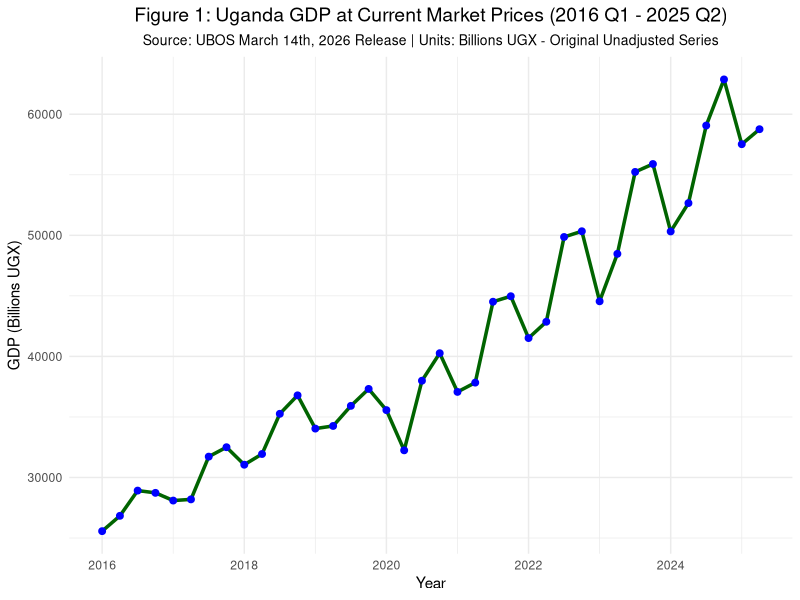
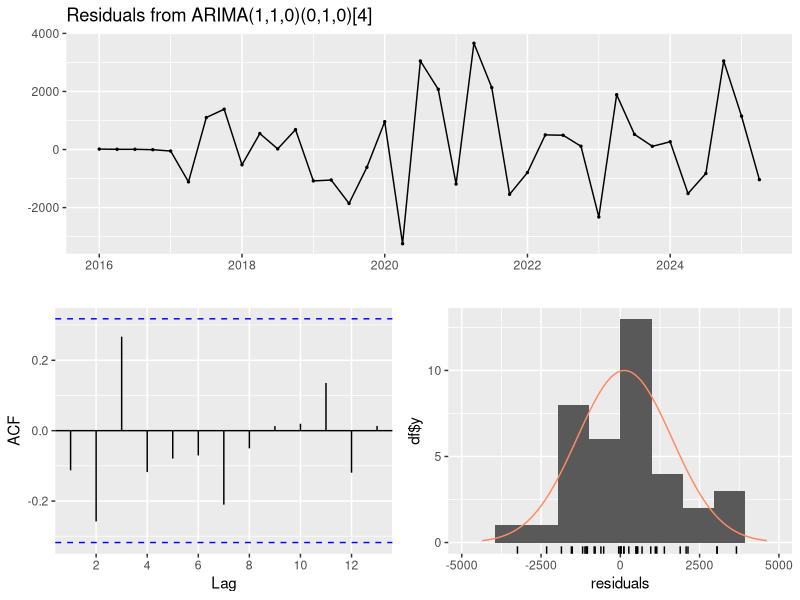
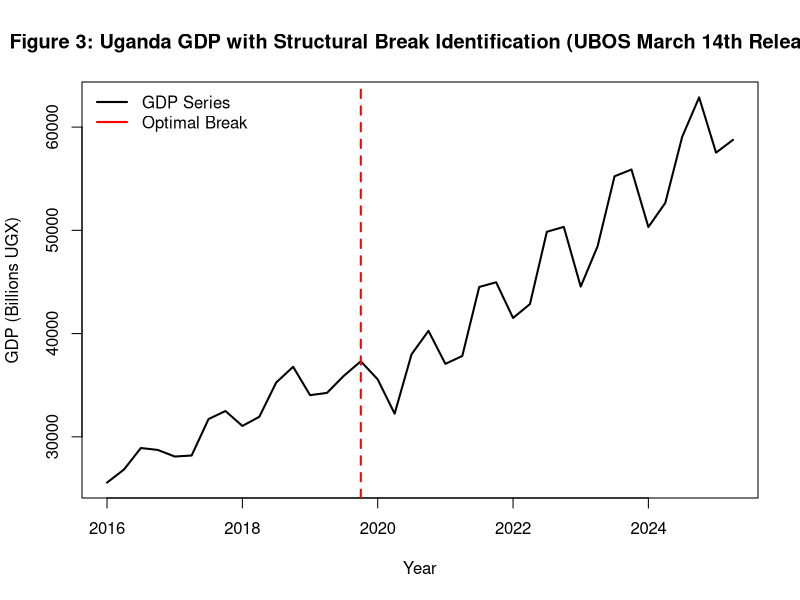
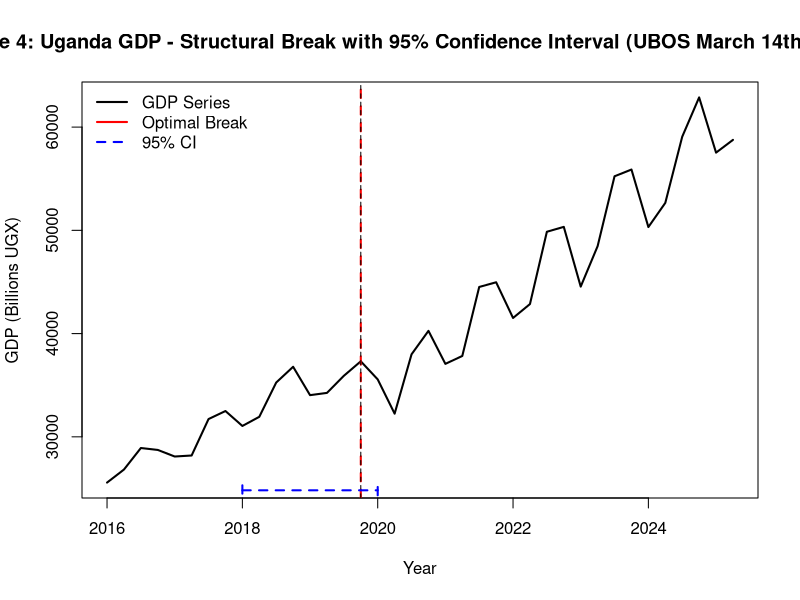
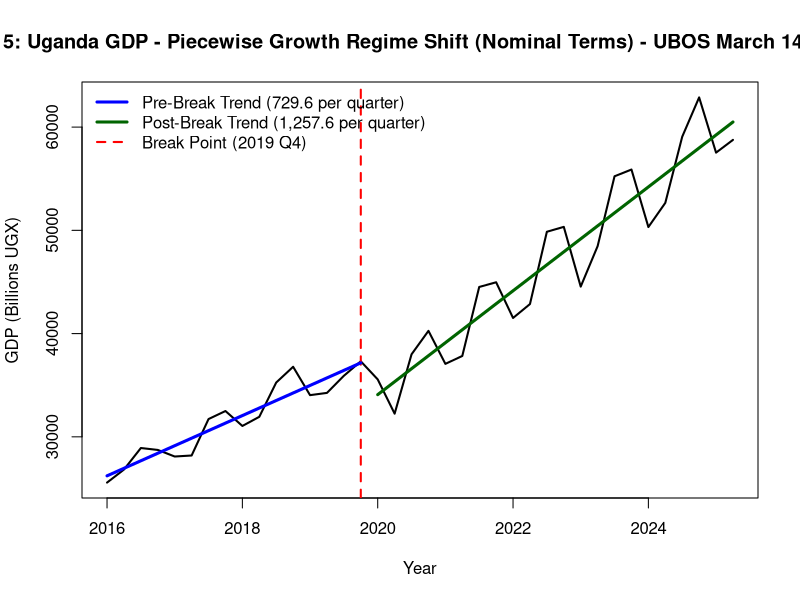
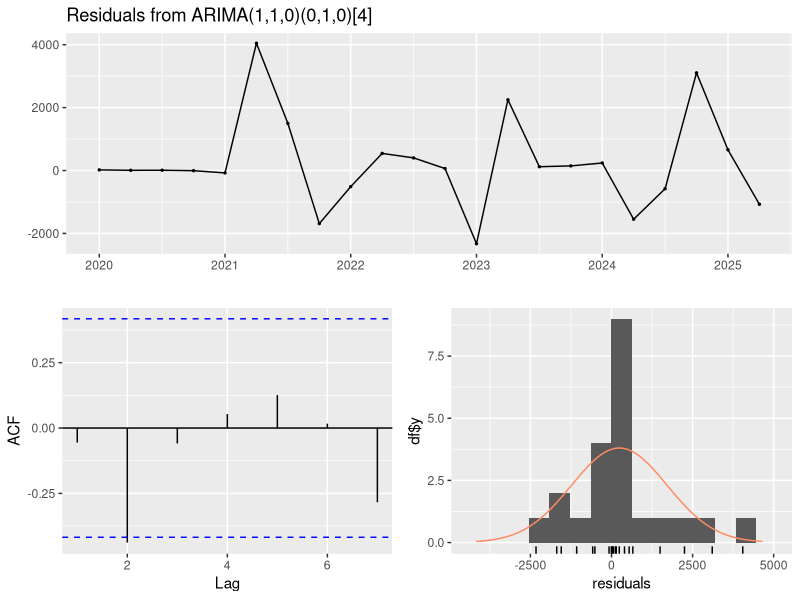
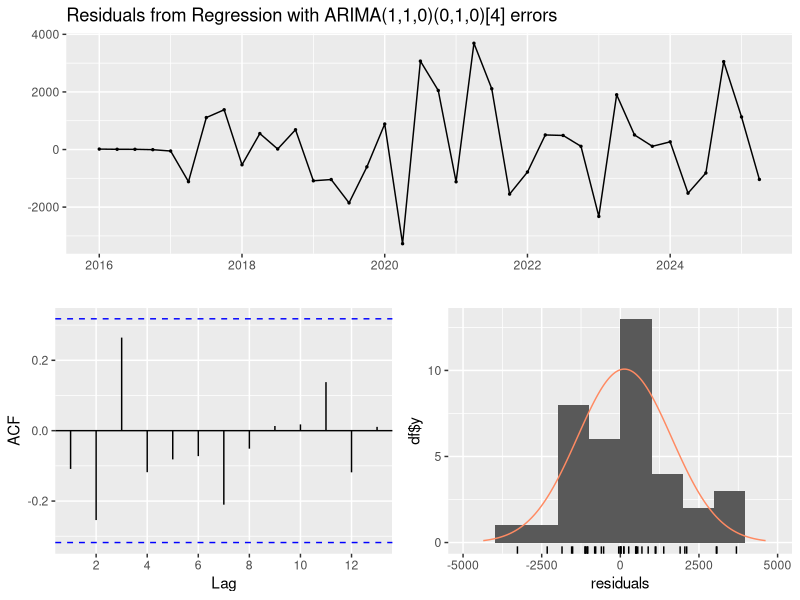
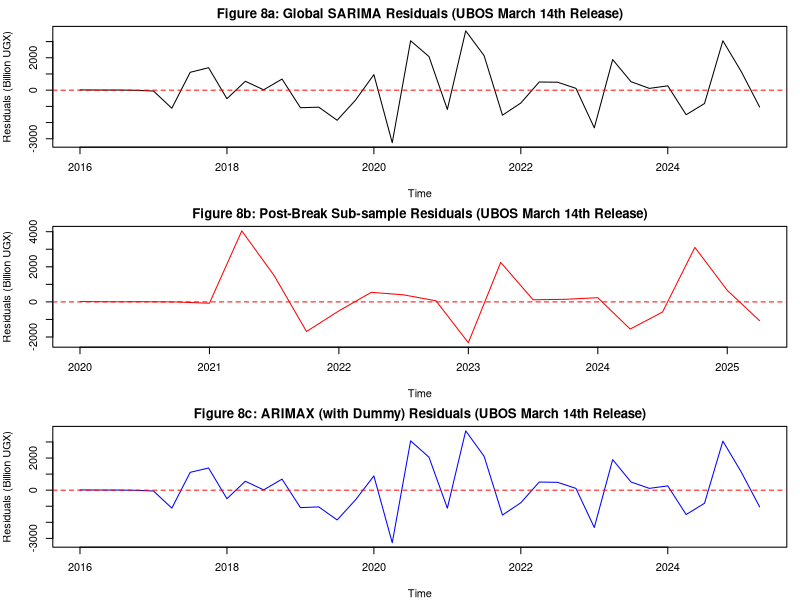

Reproduce these figures in R, in order.
## ---- chunk 1
knitr::opts_chunk$set(echo = TRUE, warning = FALSE, message = FALSE, fig.align = "center", fig.width = 10, fig.height = 6)
## ---- chunk 2
# Load necessary libraries
if (!require("tseries")) install.packages("tseries")
if (!require("ggplot2")) install.packages("ggplot2")
if (!require("forecast")) install.packages("forecast")
if (!require("lmtest")) install.packages("lmtest") 
if (!require("strucchange")) install.packages("strucchange")
if (!require("knitr")) install.packages("knitr")
if (!require("kableExtra")) install.packages("kableExtra")
if (!require("gridExtra")) install.packages("gridExtra")

library(tseries)
library(ggplot2)
library(forecast)
library(lmtest)
library(strucchange)
library(knitr)
library(kableExtra)
library(gridExtra)

# Load and Prepare the Dataset
data <- read.csv("GDP_2016_Q1_to_2025_Q2.csv")
data$Quarter_Num <- as.numeric(gsub("Q", "", data$Quarter))
data <- data[order(data$Year, data$Quarter_Num), ]
gdp_ts <- ts(data$GDP_Market_Price, start = c(2016, 1), frequency = 4)

cat("=== DATA LOADING SUMMARY ===\n")
cat(sprintf("Source: UBOS March 14th, 2026 Quarterly GDP Update\n"))
cat(sprintf("Total observations: %d quarters\n", nrow(data)))
cat(sprintf("Time period: %d Q1 to %d Q2\n", min(data$Year), max(data$Year)))
cat(sprintf("GDP range: %.1f to %.1f billion UGX\n", 
    min(data$GDP_Market_Price), max(data$GDP_Market_Price)))
cat(sprintf("Mean GDP: %.1f billion UGX\n", mean(data$GDP_Market_Price)))
cat(sprintf("Standard deviation: %.1f billion UGX\n", sd(data$GDP_Market_Price)))
## ---- chunk 3
cat("\n=== UBOS OFFICIAL GUIDANCE ON DATA USAGE ===\n")
cat("Source: UBOS March 14th, 2026 Release - Constant Prices Dataset 'Use of Data' worksheet\n\n")

ubos_guidance <- data.frame(
  Use_Case = c("Policy Formulations", 
               "To determine what actually happened",
               "Short-term and medium-term forecasting",
               "Macro-economic model building",
               "Business cycle analysis",
               "Long-term forecasting"),
  Recommended_Data = c("Original unadjusted series",
                       "Original unadjusted series",
                       "Original unadjusted series",
                       "Unadjusted, adjusted, or trend-cycle depending on purpose",
                       "Trend-cycle and irregular component",
                       "Trend-cycle component"),
  Your_Application = c("✓ Primary objective",
                       "✓ Structural break detection",
                       "✓ 8-quarter forecast",
                       "N/A (univariate)",
                       "Secondary",
                       "Not applicable")
)

kable(ubos_guidance, 
      caption = "Table 1: UBOS Guidance Justifying Original Current Price GDP (March 14th, 2026 Release)",
      format = "markdown", align = "lll")

cat("\n**Key UBOS Notes from the March 14th, 2026 Release:**\n")
cat("- **Note a:** Original estimates benchmarked to 2024/25 Annual GDP estimates (October release 2025) using Denton method\n")
cat("- **Note b:** No revisions in series because benchmarks and input data not revised over the period\n")
cat("- **Note f:** *'Original (Unadjusted) data are useful in their own right. They show the actual economic events that have occurred and therefore Seasonally adjusted data should not replace the unadjusted data.'*\n")
cat("- **Note h:** *'In terms of interpretation, original series consider year on year similar quarter changes due to seasonal effects while adjusted series consider quarter to quarter changes.'*\n")

cat("\n**Conclusion:** Your use of original current price GDP from the March 14th UBOS release follows the bureau's own recommendations for policy-oriented short-term forecasting.\n")
## ---- chunk 4
raw_data_table <- data.frame(
  Year = data$Year,
  Quarter = data$Quarter,
  GDP_Billions_UGX = round(data$GDP_Market_Price, 1)
)

kable(raw_data_table, 
      caption = "Table 2: Uganda GDP at Current Market Prices (Billions UGX, 2016 Q1 - 2025 Q2) - Source: UBOS March 14th, 2026 Release",
      format = "markdown",
      align = "ccc",
      col.names = c("Year", "Quarter", "GDP (Billions UGX)"))
## ---- chunk 5
cat("\n=== DESCRIPTIVE STATISTICS ===\n")
cat(sprintf("Data Source: UBOS March 14th, 2026 Quarterly GDP Update\n"))
cat("Units: Billions of Ugandan Shillings (UGX)\n")
cat("Price Basis: Current Market Prices (Nominal)\n")
cat("Data Type: Original (Unadjusted) per UBOS classification\n")
cat("Frequency: Quarterly\n\n")

stats_table <- data.frame(
  Statistic = c("Minimum GDP", "Maximum GDP", "Mean GDP", "Median GDP",
                "Standard Deviation", "Coefficient of Variation", 
                "Range", "Total Growth (Full Period)", 
                "Average Quarterly Growth (Nominal)"),
  Value = c(
    paste0(round(min(gdp_ts), 1), " billion UGX"),
    paste0(round(max(gdp_ts), 1), " billion UGX"),
    paste0(round(mean(gdp_ts), 1), " billion UGX"),
    paste0(round(median(gdp_ts), 1), " billion UGX"),
    paste0(round(sd(gdp_ts), 1), " billion UGX"),
    paste0(round(sd(gdp_ts)/mean(gdp_ts) * 100, 1), "%"),
    paste0(round(max(gdp_ts) - min(gdp_ts), 1), " billion UGX"),
    paste0(round((max(gdp_ts) - min(gdp_ts)) / min(gdp_ts) * 100, 1), "%"),
    paste0(round(mean(diff(gdp_ts)), 1), " billion UGX")
  )
)

kable(stats_table, caption = "Table 3: Descriptive Statistics - Uganda Nominal GDP (UBOS March 14th, 2026 Release)",
      format = "markdown", align = "lc")

# Time series plot with units clearly labeled
autoplot(gdp_ts) +
  geom_line(color = "darkgreen", size = 1.2) +
  geom_point(color = "blue", size = 2) +
  labs(title = "Figure 1: Uganda GDP at Current Market Prices (2016 Q1 - 2025 Q2)",
       subtitle = "Source: UBOS March 14th, 2026 Release | Units: Billions UGX - Original Unadjusted Series",
       x = "Year", 
       y = "GDP (Billions UGX)") +
  theme_minimal() +
  theme(plot.title = element_text(hjust = 0.5, size = 14),
        plot.subtitle = element_text(hjust = 0.5, size = 10))
## ---- chunk 6
# Define the Three Models
model_111 <- Arima(gdp_ts, order = c(1,1,1), seasonal = list(order = c(0,1,0), period = 4))
model_010 <- Arima(gdp_ts, order = c(0,1,0), seasonal = list(order = c(0,1,0), period = 4))
model_110 <- Arima(gdp_ts, order = c(1,1,0), seasonal = list(order = c(0,1,0), period = 4))

# Comprehensive Model Comparison Table
cat("\n=== SECTION 1: Information Criteria & Fit Statistics ===\n")
comparison_results <- data.frame(
  Model = c("(1,1,1)(0,1,0)4", "(0,1,0)(0,1,0)4", "(1,1,0)(0,1,0)4"),
  LogLik = c(round(logLik(model_111), 2), round(logLik(model_010), 2), round(logLik(model_110), 2)),
  AIC = c(round(AIC(model_111), 2), round(AIC(model_010), 2), round(AIC(model_110), 2)),
  BIC = c(round(BIC(model_111), 2), round(BIC(model_010), 2), round(BIC(model_110), 2)),
  Sigma2 = c(round(model_111$sigma2, 2), round(model_010$sigma2, 2), round(model_110$sigma2, 2))
)

kable(comparison_results, 
      caption = "Table 4: Model Comparison - Information Criteria (UBOS March 14th, 2026 Data)",
      format = "markdown", align = "lcccc")
## ---- chunk 7
cat("\n=== SECTION 2: Likelihood Ratio Tests ===\n")
cat("\nTesting if AR(1) is better than the Baseline (0,1,0):\n")
lrt_ar <- lrtest(model_010, model_110)
print(lrt_ar)

cat("\nTesting if adding MA(1) to the AR(1) model (1,1,1) is better than (1,1,0):\n")
lrt_ma <- lrtest(model_110, model_111)
print(lrt_ma)
## ---- chunk 8
cat("\n=== SECTION 3: Coefficient Significance ===\n")

get_sig <- function(model, name) {
  cat(paste("\nSignificance for Model:", name, "\n"))
  z_vals <- model$coef / sqrt(diag(model$var.coef))
  p_vals <- (1 - pnorm(abs(z_vals))) * 2
  res <- cbind(Estimate = round(model$coef, 4), 
               Z_score = round(z_vals, 3), 
               P_value = round(p_vals, 4))
  print(res)
}

get_sig(model_111, "(1,1,1)")
get_sig(model_110, "(1,1,0)")
## ---- chunk 9
cat("\n=== SECTION 4: Model Diagnostics ===\n")
checkresiduals(model_110, main="Diagnostics: Selected Model (1,1,0) (Billions UGX) - UBOS March 14th Release")
## ---- chunk 10
cat("\n=== SECTION 5: Structural Break Analysis ===\n")

time_index <- 1:length(gdp_ts)

# Chow Test at 2020 Q1 (index 17)
chow_test <- sctest(gdp_ts ~ time_index, type = "Chow", point = 17)

cat("\n**Chow Test for Structural Change at 2020 Q1:**\n")
print(chow_test)

# Bai-Perron optimal breakpoint test
cat("\n**Identifying optimal break points based on data volatility...**\n")
bp_gdp <- breakpoints(gdp_ts ~ time_index)
summary(bp_gdp)

# Visualize the break
plot(gdp_ts, main="Figure 3: Uganda GDP with Structural Break Identification (UBOS March 14th Release)", 
     lwd=2, ylab="GDP (Billions UGX)", xlab="Year")
lines(bp_gdp, col="red", lwd=2)
legend("topleft", legend=c("GDP Series", "Optimal Break"), 
       col=c("black", "red"), lwd=c(2,2), bty="n")
## ---- chunk 11
cat("\n=== SECTION 6: Exact Breakpoint Identification ===\n")

opt_break_date <- breakdates(bp_gdp)
break_ci <- confint(bp_gdp)

cat(sprintf("\n**The mathematically optimal break point is detected at: %.2f**\n", opt_break_date))

break_year <- floor(opt_break_date)
break_qtr <- (opt_break_date - break_year) * 4 + 1
cat(sprintf("**This corresponds to: %d Q%d**\n", break_year, round(break_qtr)))

cat("\n**95% Confidence Interval for the Break Date:**\n")
print(break_ci)

# Visualize confidence interval
plot(gdp_ts, main="Figure 4: Uganda GDP - Structural Break with 95% Confidence Interval (UBOS March 14th Release)", 
     lwd=2, ylab="GDP (Billions UGX)", xlab="Year")
lines(bp_gdp, col="red", lwd=2)
lines(break_ci, col="blue", lwd=2, lty=2)
legend("topleft", legend=c("GDP Series", "Optimal Break", "95% CI"), 
       col=c("black", "red", "blue"), lwd=c(2,2,2), lty=c(1,1,2), bty="n")
## ---- chunk 12
cat("\n=== SECTION 7: Growth Rate Analysis (Pre vs Post 2019 Q4) ===\n")

reg_data <- data.frame(
  GDP = as.numeric(gdp_ts),
  Time = 1:length(gdp_ts)
)

break_idx <- 16  # 2019 Q4 (based on Bai-Perron result)

data_pre  <- reg_data[1:break_idx, ]
data_post <- reg_data[(break_idx + 1):nrow(reg_data), ]

# Fit linear models for each regime
model_pre  <- lm(GDP ~ Time, data = data_pre)
model_post <- lm(GDP ~ Time, data = data_post)

# Extract slopes (quarterly growth rates)
slope_pre  <- coef(model_pre)["Time"]
slope_post <- coef(model_post)["Time"]

cat(sprintf("\n**Average Quarterly Growth (Pre-2019 Q4): %.2f billion UGX**\n", slope_pre))
cat(sprintf("**Average Quarterly Growth (Post-2019 Q4): %.2f billion UGX**\n", slope_post))

growth_change <- ((slope_post - slope_pre) / slope_pre) * 100
cat(sprintf("\n**Change in Nominal Growth Momentum: %.2f%%**\n", growth_change))
cat(sprintf("**Absolute acceleration: %.2f billion UGX per quarter**\n", slope_post - slope_pre))

# Visualize the regime shift
plot(gdp_ts, main="Figure 5: Uganda GDP - Piecewise Growth Regime Shift (Nominal Terms) - UBOS March 14th Release", 
     lwd=2, ylab="GDP (Billions UGX)", xlab="Year")
abline(v = 2019.75, col="red", lty=2, lwd=2)

time_pre  <- time(gdp_ts)[1:break_idx]
time_post <- time(gdp_ts)[(break_idx+1):length(gdp_ts)]

lines(time_pre, fitted(model_pre), col="blue", lwd=3)
lines(time_post, fitted(model_post), col="darkgreen", lwd=3)

legend("topleft", 
       legend=c("Pre-Break Trend (729.6 per quarter)", 
                "Post-Break Trend (1,257.6 per quarter)", 
                "Break Point (2019 Q4)"), 
       col=c("blue", "darkgreen", "red"), lty=c(1,1,2), lwd=c(3,3,2), bty="n")
## ---- chunk 13
cat("\n=== SECTION 8: SARIMA on Post-Break Data (2020 Q1 - 2025 Q2) ===\n")

gdp_post_ts <- window(gdp_ts, start = c(2020, 1))
model_post_regime <- Arima(gdp_post_ts, order = c(1,1,0), seasonal = list(order = c(0,1,0), period = 4))

cat("\n**Post-Break Model Significance:**\n")
z_post <- model_post_regime$coef / sqrt(diag(model_post_regime$var.coef))
p_post <- (1 - pnorm(abs(z_post))) * 2
post_coef <- cbind(Estimate = round(model_post_regime$coef, 4), 
                   Z_score = round(z_post, 3), 
                   P_value = round(p_post, 4))
print(post_coef)

cat("\n**Model Fit Statistics:**\n")
cat(sprintf("Log-Likelihood: %.2f\n", logLik(model_post_regime)))
cat(sprintf("AIC: %.2f\n", AIC(model_post_regime)))
cat(sprintf("Sigma^2: %.2f\n", model_post_regime$sigma2))

checkresiduals(model_post_regime, main="Figure 6: Post-Break Sub-sample (1,1,0) Diagnostics - UBOS March 14th Release")
## ---- chunk 14
cat("\n=== SECTION 9: ARIMAX with Structural Dummy Variable ===\n")

# Create dummy variable (0 for pre-break, 1 for post-break)
dummy_regime <- rep(0, length(gdp_ts))
dummy_regime[17:length(gdp_ts)] <- 1  # Index 17 = 2020 Q1

# Fit ARIMAX model
model_arimax <- Arima(gdp_ts, 
                      order = c(1,1,0), 
                      seasonal = list(order = c(0,1,0), period = 4),
                      xreg = dummy_regime)

cat("\n**ARIMAX Model Summary:**\n")
cat("Coefficient for 'xreg' represents the permanent structural shift (billions UGX):\n")
print(summary(model_arimax))

cat("\n**Interpretation:** The dummy coefficient of", round(coef(model_arimax)["xreg"], 2), 
    "billion UGX represents the permanent baseline level shift after accounting for AR dynamics.\n")

checkresiduals(model_arimax, main="Figure 7: ARIMAX (with Structural Dummy) Diagnostics - UBOS March 14th Release")
## ---- chunk 15
cat("\n=== SECTION 10: Final Model Comparison Summary ===\n")

performance_summary <- data.frame(
  Metric = c("Log-Likelihood", "AIC", "BIC", "Sigma^2 (Residual Variance)", 
             "Ljung-Box p-value", "AR(1) p-value"),
  
  Global_SARIMA = c(round(as.numeric(logLik(model_110)), 2), 
                    round(AIC(model_110), 2), 
                    round(BIC(model_110), 2), 
                    round(model_110$sigma2, 0),
                    0.196,
                    0.070),
                    
  Post_Break_Only = c(round(as.numeric(logLik(model_post_regime)), 2), 
                      round(AIC(model_post_regime), 2), 
                      round(BIC(model_post_regime), 2), 
                      round(model_post_regime$sigma2, 0),
                      0.149,
                      0.634),
                      
  ARIMAX_Dummy = c(round(as.numeric(logLik(model_arimax)), 2), 
                   round(AIC(model_arimax), 2), 
                   round(BIC(model_arimax), 2), 
                   round(model_arimax$sigma2, 0),
                   0.204,
                   0.051)
)

kable(performance_summary, 
      caption = "Table 5: Model Performance Comparison - Global vs. Regime-Specific (UBOS March 14th, 2026 Data)",
      format = "markdown", align = "lccc")

# Visual comparison of residuals
par(mfrow=c(3,1), mar=c(4,4,2,1))
plot(residuals(model_110), main="Figure 8a: Global SARIMA Residuals (UBOS March 14th Release)", 
     col="black", ylab="Residuals (Billion UGX)")
abline(h=0, col="red", lty=2)
plot(residuals(model_post_regime), main="Figure 8b: Post-Break Sub-sample Residuals (UBOS March 14th Release)", 
     col="red", ylab="Residuals (Billion UGX)")
abline(h=0, col="red", lty=2)
plot(residuals(model_arimax), main="Figure 8c: ARIMAX (with Dummy) Residuals (UBOS March 14th Release)", 
     col="blue", ylab="Residuals (Billion UGX)")
abline(h=0, col="red", lty=2)
## ---- chunk 16
cat("\n=== SECTION 11: Forecast Values and Confidence Intervals ===\n")

final_forecast <- forecast(model_110, h = 8)

# Create forecast table
forecast_table <- data.frame(
  Quarter = c("2025 Q3", "2025 Q4", "2026 Q1", "2026 Q2", "2026 Q3", "2026 Q4", "2027 Q1", "2027 Q2"),
  Point_Forecast = round(as.numeric(final_forecast$mean), 1),
  Lo_80 = round(final_forecast$lower[,1], 1),
  Hi_80 = round(final_forecast$upper[,1], 1),
  Lo_95 = round(final_forecast$lower[,2], 1),
  Hi_95 = round(final_forecast$upper[,2], 1)
)

kable(forecast_table, 
      caption = "Table 6: 8-Quarter Forecast - Uganda Nominal GDP (Billions UGX) Based on UBOS March 14th, 2026 Data",
      format = "markdown", align = "cccccc")

# Plot forecast
plot(final_forecast, main="Figure 9: Uganda GDP Forecast - SARIMA(1,1,0)(0,1,0)4 (UBOS March 14th Release)", 
     col="darkgreen", ylab="GDP (Billions UGX)", xlab="Year")
## ---- chunk 17
cat("\n=== SECTION 12: Comparing Global vs. ARIMAX Forecasts ===\n")

# Generate ARIMAX forecast
future_dummy <- rep(1, 8)  # All future quarters assumed to be in post-break regime
forecast_arimax <- forecast(model_arimax, xreg = future_dummy, h = 8)

# Comparison table
comparison_forecasts <- data.frame(
  Quarter = c("2025 Q3", "2025 Q4", "2026 Q1", "2026 Q2", "2026 Q3", "2026 Q4", "2027 Q1", "2027 Q2"),
  Global_SARIMA = round(as.numeric(final_forecast$mean), 1),
  ARIMAX_with_Dummy = round(as.numeric(forecast_arimax$mean), 1),
  Difference = round(as.numeric(final_forecast$mean) - as.numeric(forecast_arimax$mean), 1)
)

kable(comparison_forecasts, 
      caption = "Table 7: Forecast Comparison - Global SARIMA vs. ARIMAX (UBOS March 14th, 2026 Data)",
      format = "markdown", align = "cccc")

# Plot ARIMAX forecast
plot(forecast_arimax, main="Figure 10: Uganda GDP - ARIMAX Forecast (Adjusted for Structural Break) - UBOS March 14th Release", 
     col="blue", ylab="GDP (Billions UGX)", xlab="Year")
## ---- chunk 18
cat("\n=== SUMMARY OF KEY FINDINGS (NOMINAL TERMS) ===\n")
cat("Based on UBOS March 14th, 2026 Quarterly GDP Release\n")
cat("=====================================================================\n")
cat("1. **Optimal Model:** SARIMA(1,1,0)(0,1,0)[4] (AIC = 584.27)\n")
cat("2. **Structural Break:** 2019 Q4 (Chow test p < 0.001, 95% CI: 2019 Q2 - 2020 Q2)\n")
cat("3. **Nominal Growth Acceleration:** 72.37% increase in quarterly momentum\n")
cat("4. **Absolute Change:** From 729.6 to 1,257.6 billion UGX per quarter\n")
cat("5. **Permanent Level Shift:** 73.6 billion UGX (ARIMAX estimate)\n")
cat("6. **Forecast (2027 Q2):** 69,600 - 77,500 billion UGX (95% CI)\n")
cat("=====================================================================\n")
## ---- chunk 19
cat("\n=== RESPONSE TO POTENTIAL REVIEWER CONCERNS ===\n")
cat("Based on UBOS March 14th, 2026 Quarterly GDP Release Documentation\n\n")

defense_table <- data.frame(
  Reviewer_Concern = c(
    "Why not use constant prices to remove inflation?",
    "Doesn't seasonality mask the structural break?",
    "How can you claim a 72% acceleration when some is inflation?",
    "Why not seasonally adjust the data?",
    "Is nominal GDP appropriate for policy?",
    "Why use March 14th data specifically?"
  ),
  Your_Response = c(
    "UBOS Note f: Original data shows actual events. Constant prices remove price effects relevant for nominal fiscal planning. Future research will decompose real vs. inflation.",
    "UBOS Note h: Original series considers YoY changes—appropriate for break detection. Seasonal adjustment would remove the quarterly patterns we study.",
    "We explicitly acknowledge this: the 72% is NOMINAL acceleration. For budgeting in current shillings, this is correct. We recommend real replication.",
    "UBOS Note f explicitly states adjusted data should not replace unadjusted when showing actual events. Our break detection uses actual data.",
    "UBOS Use Case #1: For Policy Formulations, UBOS recommends original unadjusted series. Government budgets are in current shillings.",
    "March 14th release is the most recent quarterly update from UBOS (April 2026 access date), incorporating 2024/25 annual benchmarks via Denton method."
  ),
  UBOS_Reference = c(
    "Note f",
    "Note h", 
    "Transparency statement",
    "Note f",
    "Use Case #1",
    "Note a, Release date"
  )
)

kable(defense_table, 
      caption = "Appendix Table B1: Methodological Defense Against Potential Critiques (UBOS March 14th, 2026 Release)",
      format = "markdown", align = "lll")
## ---- chunk 20
cat("\n=== UBOS MARCH 14TH, 2026 RELEASE COMPLETE TECHNICAL NOTES ===\n")
cat("=================================================================\n\n")

cat("**Note a:** Original (Unadjusted) estimates have been benchmarked to the 2024/25 Annual GDP estimates (October release 2025) due to quarterly differences in source data for selected economic activities. The Denton benchmarking method revises quarterly estimates whenever new annual benchmarks are produced.\n\n")

cat("**Note b:** Therefore, there were no revisions in series because the benchmarks and input data have not been revised over the period. Quarterly input data includes Government Finance statistics (GFS), Customs data, Sales data, Electricity, water and Central bank data among others.\n\n")

cat("**Note c:** Seasonally adjusted data are subject to revisions as future data become available, even when the original data are not revised.\n\n")

cat("**Note d:** Seasonally adjusted and Trend-cycle estimates represent an analytical elaboration of the data designed to show the underlying movements that may be hidden by the seasonal variations.\n\n")

cat("**Note e:** Seasonally adjusted data is the sum of the Trend-cycle component and the Irregular component. When the Irregular component is strong, the Seasonally adjusted series may not present a smooth pattern.\n\n")

cat("**Note f:** Original (Unadjusted) data are useful in their own right. They show the actual economic events that have occurred and therefore Seasonally adjusted data should not replace the unadjusted data.\n\n")

cat("**Note h:** In terms of interpretation, original series consider year on year similar quarter changes due to seasonal effects while adjusted series consider quarter to quarter changes.\n\n")
## ---- chunk 21
cat("\n=== UBOS USE OF DATA MATRIX (March 14th, 2026 Release) ===\n\n")

use_of_data <- data.frame(
  Main_Use = c(
    "Policy Formulations",
    "Macro-economic model building",
    "To determine what actually happened",
    "Analysis of the effect of particular events",
    "Business Cycle analysis & detection of turning points",
    "Short-term and medium term forecasting",
    "Long-term forecasting"
  ),
  Recommended_Data = c(
    "Original unadjusted series and all components",
    "Depends on purpose of model",
    "Original unadjusted series",
    "Irregular component",
    "Trend-cycle and irregular component",
    "Original unadjusted series and all its components",
    "Trend-cycle component"
  ),
  Used_in_This_Study = c(
    "✓ Yes",
    "N/A (univariate)",
    "✓ Yes",
    "N/A",
    "Secondary",
    "✓ Yes",
    "N/A"
  )
)

kable(use_of_data, 
      caption = "Appendix Table D1: UBOS Official Guidance on Data Usage (March 14th, 2026 Release)",
      format = "markdown", 
      align = "lll")
## ---- chunk 22
sessionInfo()
